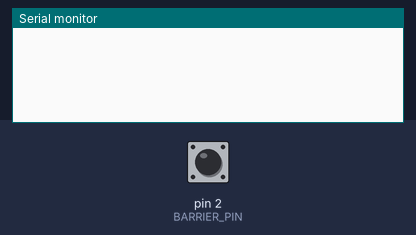
Bench run of a sketch on a simulated Arduino Uno, built with avr-gcc and run on an emulated ATmega328P. Shown: the last lines printed to the serial monitor. Inputs (shaded band) come from the test bench; at power-on: pin 2 (BARRIER_PIN) HIGH.

Above: at 1.2 s.
1.3 s: pin 2 (BARRIER_PIN) pulled LOW for 0.15 s
At 1.43 s:
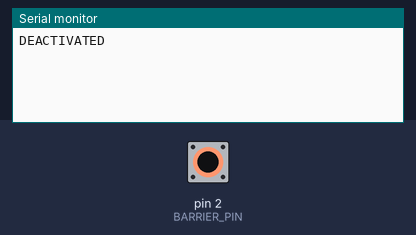
At 2.6 s:
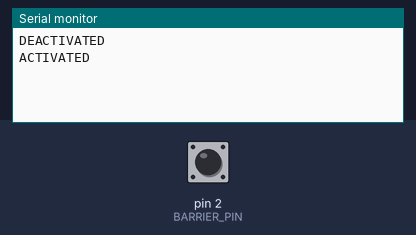

The sketch:

sketch_aug4a.ino
```cpp
const int BARRIER_PIN = 2;
int lastState = HIGH; // При PULLUP - HIGH = незадействано

void setup() {
  pinMode(BARRIER_PIN, INPUT_PULLUP);
  Serial.begin(9600);
}

void loop() {
  int currentState = digitalRead(BARRIER_PIN);

  // Преход от NE задействана (HIGH) към задействана (LOW)
  if (lastState == HIGH && currentState == LOW) {
    Serial.println("DEACTIVATED"); // Бариера освободена
    delay(20); // debounce
  }

  // Преход от задействана (LOW) към НЕ задействана (HIGH)
  if (lastState == LOW && currentState == HIGH) {
    Serial.println("ACTIVATED"); // Бариера задействана
    delay(20); // debounce
  }

  lastState = currentState;
  delay(2); // Main loop debounce
}
```

Measured:
- after the input at 1.3 s, the serial monitor: prints a new line at once (image 1)
